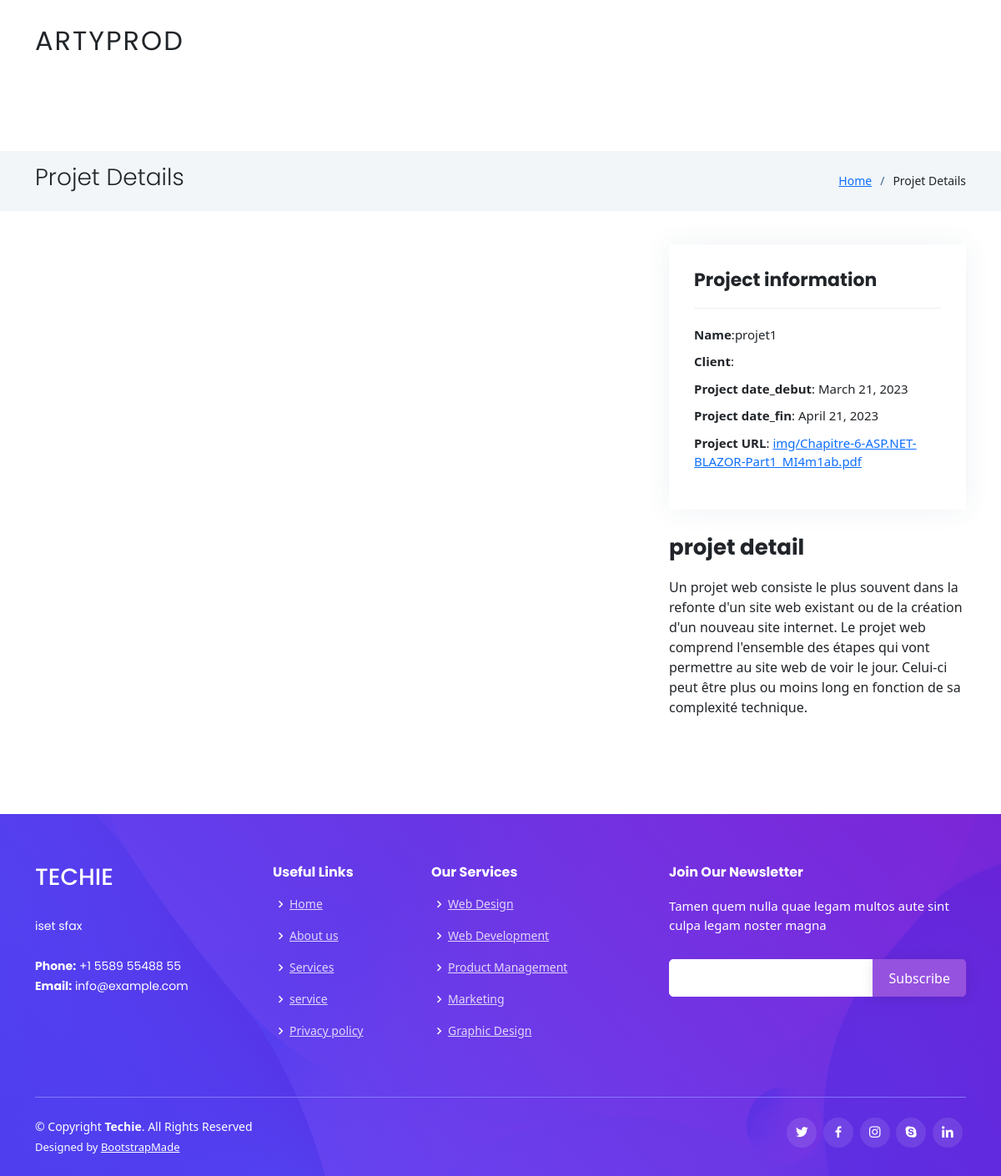
Page /project/11/ on the committed database.
### projet/models.py (models this page shows, shortened)
class Projet(models.Model):
    libellai = models.CharField(max_length=100)
    description = models.TextField()
    services = models.ManyToManyField(Service)
    date_debut = models.DateField()
    date_fin = models.DateField()
    pdf_projet=models.FileField(upload_to='img')
    acheve = models.BooleanField(default=False)
    equipe = models.ForeignKey(Equipe, on_delete=models.CASCADE, null=True, blank=True)
    user = models.ForeignKey(User, on_delete=models.CASCADE, null=True, blank=True)

### projet/views.py (the view)
# urls.py: path('project/<int:project_id>/', views.project_details, name='project_details'),
def project_details(request, project_id):
    project = get_object_or_404(Projet, id=project_id)
    return render(request, 'Interface/projet_details.html', {'project': project})

### projet/templates/Interface/projet_details.html (shortened to what this page needs)
{% extends 'projet/base.html' %}
{% load static %}
{% block content %}
<!DOCTYPE html>
<html lang="en">
<head>
</head>
<body>
  <main id="main">
    <section id="breadcrumbs" class="breadcrumbs">
      <div class="container">
        <div class="d-flex justify-content-between align-items-center">
          <h2>Projet  Details</h2>
          <ol>
            <li><a href="index.html">Home</a></li>
            <li>Projet Details</li>
          </ol>
        </div>
      </div>
    </section>
    <section id="portfolio-details" class="portfolio-details">
      <div class="container">
        <div class="row gy-4">
          <div class="col-lg-8">
            <div class="portfolio-details-slider swiper">
              <div class="swiper-wrapper align-items-center">
                <div class="swiper-slide">
                </div>
              </div>
            </div>
          </div>
          <div class="col-lg-4">
            <div class="portfolio-info">
              <h3>Project information</h3>
              <ul>
                <li><strong>Name</strong>:{{ project.libellai }}</li>
                <li><strong>Client</strong>: {{profile.user.first_name}}</li>
                <li><strong>Project date_debut</strong>: {{ project.date_debut }}</li>
                <li><strong>Project date_fin</strong>: {{ project.date_fin }}</li>
                <li><strong>Project URL</strong>: <a href="#">{{ project.pdf_projet }}</a></li>
              </ul>
            </div>
            <div class="portfolio-description">
              <h2>projet detail</h2>
              <p>
                {{ project.description}}
              </p>
            </div>
          </div>
        </div>
      </div>
    </section>
  </main>
</body>
</html>
{% endblock content %}

### projet/static/assets/css/style.css (style rules this page uses)
body { font-family: "Open Sans", sans-serif; color: #444444; }
a { color: #5846f9; text-decoration: none; }
h1, h2, h3, h4, h5, h6 { font-family: "Poppins", sans-serif; }
section { padding: 100px 0; overflow: hidden; }
.portfolio-details { padding-top: 40px; }
.portfolio-details .portfolio-info { padding: 30px; box-shadow: 0px 0 30px rgba(44, 73, 100, 0.08); }
.portfolio-details .portfolio-info h3 { font-size: 22px; font-weight: 700; margin-bottom: 20px; padding-bottom: 20px; border-bottom: 1px solid #eee; }
.portfolio-details .portfolio-info ul { list-style: none; padding: 0; font-size: 15px; }
.portfolio-details .portfolio-info ul li+li { margin-top: 10px; }
.portfolio-details .portfolio-description { padding-top: 30px; }
.portfolio-details .portfolio-description h2 { font-size: 26px; font-weight: 700; margin-bottom: 20px; }
.portfolio-details .portfolio-description p { padding: 0; }
.breadcrumbs { padding: 15px 0; background: #f2f6f9; min-height: 40px; margin-top: 85px; }
.breadcrumbs h2 { font-size: 28px; font-weight: 300; }
.breadcrumbs ol { display: flex; flex-wrap: wrap; list-style: none; padding: 0; font-size: 14px; margin: 0; }
.breadcrumbs ol li+li { padding-left: 10px; }
.breadcrumbs ol li+li::before { display: inline-block; padding-right: 10px; color: #3c6387; content: "/"; }

### rows in the picture
Projet: libellai "projet1", date_debut "March 21, 2023", date_fin "April 21, 2023", pdf_projet "img/Chapitre-6-ASP.NET-BLAZOR-Part1_MI4m1ab.pdf", description "Un projet web consiste le plus souvent dans la refonte d'un site web existant ou de la création d'un nouveau site internet. Le projet web comprend l'ensemble des étapes qui vont permettre au site web de voir le jour. Celui-ci peut être plus ou moins long en fonction de sa complexité technique."
